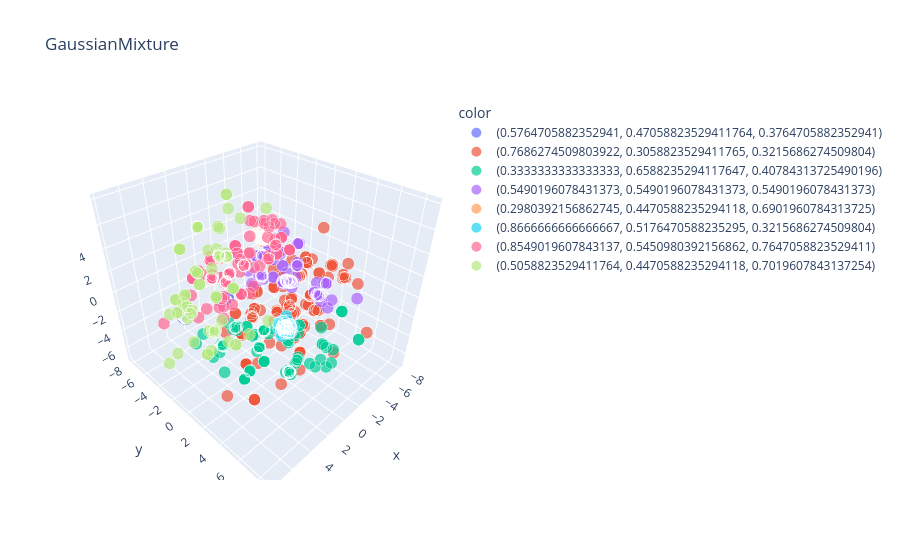

Notebook code cell kept with this figure:
### Markdown cell above
### GaussianMixture

### Code cell
from sklearn.mixture import GaussianMixture

plot_clusters(X_embedded_pca_umap[:1000], GaussianMixture, (), {'n_components': 8})
